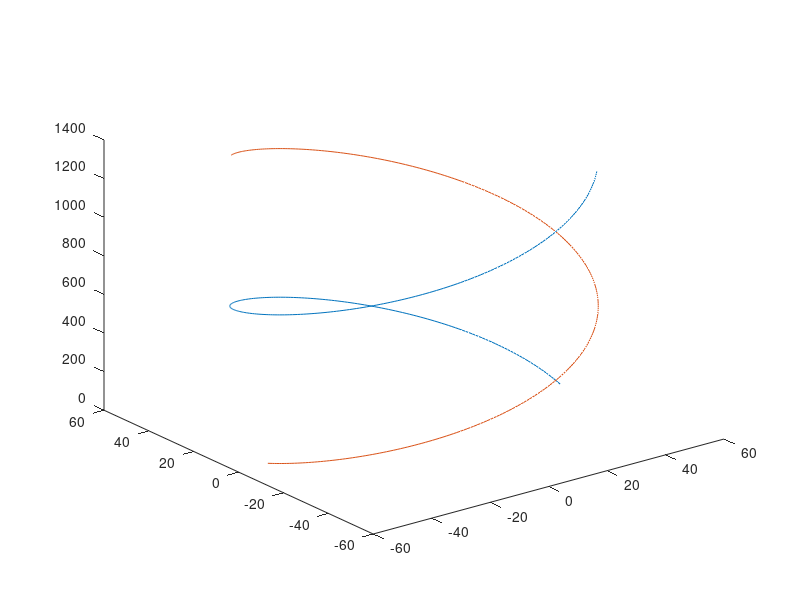

The MATLAB source for this figure:
%parameters in Helix
BoxSizeInPixel = 1024;
PixelSize = 1.32;                     %A/pixel
BoxSize = BoxSizeInPixel * PixelSize;   %Box size in A   
Rise = 4.7;                              %A, rise on Z axis for each subunit.
NumOfSubUnit = round(BoxSize/Rise);        %how many subunits, get the integer number.
CrossOverDistance = 770;                  %turn 180 degrees, how long in A around the Z axis
Twist = 180 / (CrossOverDistance / Rise);   %angle increase for each subunit. turn over 180, get one crossover.
Degrees = (NumOfSubUnit-1)*Twist;              % how many degree in total.
D = 100;                                 % out tube diameter in A.
if(D > BoxSize)
    disp("diameter is greater than the boxsize, exit.");
    return;
end

x = zeros(1, NumOfSubUnit);
X = zeros(1, NumOfSubUnit);
y = zeros(1, NumOfSubUnit);
Y = zeros(1, NumOfSubUnit);
z = zeros(1, NumOfSubUnit);

pi = 3.1415926;
for i = 0:Twist:Degrees
    tmp = int32(i/Twist)+1;
    angle = double(i/180) * pi;
    ANGLE = (double(i/180)+1) * pi;
    Amplitude = D/2;
    x(1,tmp) = Amplitude * cos(angle);
    X(1,tmp) = Amplitude * cos(ANGLE);
    y(1,tmp) = Amplitude * sin(angle);
    Y(1,tmp) = Amplitude * sin(ANGLE);
    z(1,tmp) = (Rise * double(tmp));
end


dis = int32(sqrt((x(1,2)-X(1,2))^2 + (y(1,2)-Y(1,2))^2));
if (dis ~= D)
    disp("someting wrong, the tube diameter is not consistent.");
    return 
end



plot3(x,y,z)
hold on
plot3(X,Y,z)
hold off

